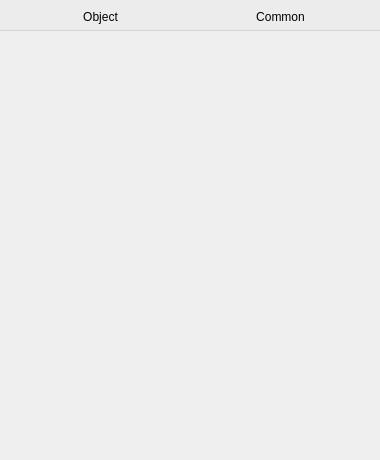
<?xml version="1.0" encoding="UTF-8"?>
<ui version="4.0">
 <class>CQDlgObjectDialogContainer</class>
 <widget class="QDialog" name="CQDlgObjectDialogContainer">
  <property name="geometry">
   <rect>
    <x>0</x>
    <y>0</y>
    <width>380</width>
    <height>460</height>
   </rect>
  </property>
  <property name="windowTitle">
   <string>Scene Object Properties</string>
  </property>
  <property name="windowOpacity">
   <double>1.000000000000000</double>
  </property>
  <property name="locale">
   <locale language="English" country="UnitedStates"/>
  </property>
  <widget class="QPushButton" name="qqObjectProp">
   <property name="geometry">
    <rect>
     <x>10</x>
     <y>5</y>
     <width>181</width>
     <height>23</height>
    </rect>
   </property>
   <property name="palette">
    <palette>
     <active>
      <colorrole role="WindowText">
       <brush brushstyle="SolidPattern">
        <color alpha="255">
         <red>0</red>
         <green>0</green>
         <blue>0</blue>
        </color>
       </brush>
      </colorrole>
      <colorrole role="Button">
       <brush brushstyle="SolidPattern">
        <color alpha="255">
         <red>255</red>
         <green>255</green>
         <blue>255</blue>
        </color>
       </brush>
      </colorrole>
      <colorrole role="Light">
       <brush brushstyle="SolidPattern">
        <color alpha="255">
         <red>255</red>
         <green>255</green>
         <blue>255</blue>
        </color>
       </brush>
      </colorrole>
      <colorrole role="Midlight">
       <brush brushstyle="SolidPattern">
        <color alpha="255">
         <red>255</red>
         <green>255</green>
         <blue>255</blue>
        </color>
       </brush>
      </colorrole>
      <colorrole role="Dark">
       <brush brushstyle="SolidPattern">
        <color alpha="255">
         <red>127</red>
         <green>127</green>
         <blue>127</blue>
        </color>
       </brush>
      </colorrole>
      <colorrole role="Mid">
       <brush brushstyle="SolidPattern">
        <color alpha="255">
         <red>170</red>
         <green>170</green>
         <blue>170</blue>
        </color>
       </brush>
      </colorrole>
      <colorrole role="Text">
       <brush brushstyle="SolidPattern">
        <color alpha="255">
         <red>0</red>
         <green>0</green>
         <blue>0</blue>
        </color>
       </brush>
      </colorrole>
      <colorrole role="BrightText">
       <brush brushstyle="SolidPattern">
        <color alpha="255">
         <red>255</red>
         <green>255</green>
         <blue>255</blue>
        </color>
       </brush>
      </colorrole>
      <colorrole role="ButtonText">
       <brush brushstyle="SolidPattern">
        <color alpha="255">
         <red>0</red>
         <green>0</green>
         <blue>0</blue>
        </color>
       </brush>
      </colorrole>
      <colorrole role="Base">
       <brush brushstyle="SolidPattern">
        <color alpha="255">
         <red>255</red>
         <green>255</green>
         <blue>255</blue>
        </color>
       </brush>
      </colorrole>
      <colorrole role="Window">
       <brush brushstyle="SolidPattern">
        <color alpha="255">
         <red>255</red>
         <green>255</green>
         <blue>255</blue>
        </color>
       </brush>
      </colorrole>
      <colorrole role="Shadow">
       <brush brushstyle="SolidPattern">
        <color alpha="255">
         <red>0</red>
         <green>0</green>
         <blue>0</blue>
        </color>
       </brush>
      </colorrole>
      <colorrole role="AlternateBase">
       <brush brushstyle="SolidPattern">
        <color alpha="255">
         <red>255</red>
         <green>255</green>
         <blue>255</blue>
        </color>
       </brush>
      </colorrole>
      <colorrole role="ToolTipBase">
       <brush brushstyle="SolidPattern">
        <color alpha="255">
         <red>255</red>
         <green>255</green>
         <blue>220</blue>
        </color>
       </brush>
      </colorrole>
      <colorrole role="ToolTipText">
       <brush brushstyle="SolidPattern">
        <color alpha="255">
         <red>0</red>
         <green>0</green>
         <blue>0</blue>
        </color>
       </brush>
      </colorrole>
     </active>
     <inactive>
      <colorrole role="WindowText">
       <brush brushstyle="SolidPattern">
        <color alpha="255">
         <red>0</red>
         <green>0</green>
         <blue>0</blue>
        </color>
       </brush>
      </colorrole>
      <colorrole role="Button">
       <brush brushstyle="SolidPattern">
        <color alpha="255">
         <red>255</red>
         <green>255</green>
         <blue>255</blue>
        </color>
       </brush>
      </colorrole>
      <colorrole role="Light">
       <brush brushstyle="SolidPattern">
        <color alpha="255">
         <red>255</red>
         <green>255</green>
         <blue>255</blue>
        </color>
       </brush>
      </colorrole>
      <colorrole role="Midlight">
       <brush brushstyle="SolidPattern">
        <color alpha="255">
         <red>255</red>
         <green>255</green>
         <blue>255</blue>
        </color>
       </brush>
      </colorrole>
      <colorrole role="Dark">
       <brush brushstyle="SolidPattern">
        <color alpha="255">
         <red>127</red>
         <green>127</green>
         <blue>127</blue>
        </color>
       </brush>
      </colorrole>
      <colorrole role="Mid">
       <brush brushstyle="SolidPattern">
        <color alpha="255">
         <red>170</red>
         <green>170</green>
         <blue>170</blue>
        </color>
       </brush>
      </colorrole>
      <colorrole role="Text">
       <brush brushstyle="SolidPattern">
        <color alpha="255">
         <red>0</red>
         <green>0</green>
         <blue>0</blue>
        </color>
       </brush>
      </colorrole>
      <colorrole role="BrightText">
       <brush brushstyle="SolidPattern">
        <color alpha="255">
         <red>255</red>
         <green>255</green>
         <blue>255</blue>
        </color>
       </brush>
      </colorrole>
      <colorrole role="ButtonText">
       <brush brushstyle="SolidPattern">
        <color alpha="255">
         <red>0</red>
         <green>0</green>
         <blue>0</blue>
        </color>
       </brush>
      </colorrole>
      <colorrole role="Base">
       <brush brushstyle="SolidPattern">
        <color alpha="255">
         <red>255</red>
         <green>255</green>
         <blue>255</blue>
        </color>
       </brush>
      </colorrole>
      <colorrole role="Window">
       <brush brushstyle="SolidPattern">
        <color alpha="255">
         <red>255</red>
         <green>255</green>
         <blue>255</blue>
        </color>
       </brush>
      </colorrole>
      <colorrole role="Shadow">
       <brush brushstyle="SolidPattern">
        <color alpha="255">
         <red>0</red>
         <green>0</green>
         <blue>0</blue>
        </color>
       </brush>
      </colorrole>
      <colorrole role="AlternateBase">
       <brush brushstyle="SolidPattern">
        <color alpha="255">
         <red>255</red>
         <green>255</green>
         <blue>255</blue>
        </color>
       </brush>
      </colorrole>
      <colorrole role="ToolTipBase">
       <brush brushstyle="SolidPattern">
        <color alpha="255">
         <red>255</red>
         <green>255</green>
         <blue>220</blue>
        </color>
       </brush>
      </colorrole>
      <colorrole role="ToolTipText">
       <brush brushstyle="SolidPattern">
        <color alpha="255">
         <red>0</red>
         <green>0</green>
         <blue>0</blue>
        </color>
       </brush>
      </colorrole>
     </inactive>
     <disabled>
      <colorrole role="WindowText">
       <brush brushstyle="SolidPattern">
        <color alpha="255">
         <red>127</red>
         <green>127</green>
         <blue>127</blue>
        </color>
       </brush>
      </colorrole>
      <colorrole role="Button">
       <brush brushstyle="SolidPattern">
        <color alpha="255">
         <red>255</red>
         <green>255</green>
         <blue>255</blue>
        </color>
       </brush>
      </colorrole>
      <colorrole role="Light">
       <brush brushstyle="SolidPattern">
        <color alpha="255">
         <red>255</red>
         <green>255</green>
         <blue>255</blue>
        </color>
       </brush>
      </colorrole>
      <colorrole role="Midlight">
       <brush brushstyle="SolidPattern">
        <color alpha="255">
         <red>255</red>
         <green>255</green>
         <blue>255</blue>
        </color>
       </brush>
      </colorrole>
      <colorrole role="Dark">
       <brush brushstyle="SolidPattern">
        <color alpha="255">
         <red>127</red>
         <green>127</green>
         <blue>127</blue>
        </color>
       </brush>
      </colorrole>
      <colorrole role="Mid">
       <brush brushstyle="SolidPattern">
        <color alpha="255">
         <red>170</red>
         <green>170</green>
         <blue>170</blue>
        </color>
       </brush>
      </colorrole>
      <colorrole role="Text">
       <brush brushstyle="SolidPattern">
        <color alpha="255">
         <red>127</red>
         <green>127</green>
         <blue>127</blue>
        </color>
       </brush>
      </colorrole>
      <colorrole role="BrightText">
       <brush brushstyle="SolidPattern">
        <color alpha="255">
         <red>255</red>
         <green>255</green>
         <blue>255</blue>
        </color>
       </brush>
      </colorrole>
      <colorrole role="ButtonText">
       <brush brushstyle="SolidPattern">
        <color alpha="255">
         <red>127</red>
         <green>127</green>
         <blue>127</blue>
        </color>
       </brush>
      </colorrole>
      <colorrole role="Base">
       <brush brushstyle="SolidPattern">
        <color alpha="255">
         <red>255</red>
         <green>255</green>
         <blue>255</blue>
        </color>
       </brush>
      </colorrole>
      <colorrole role="Window">
       <brush brushstyle="SolidPattern">
        <color alpha="255">
         <red>255</red>
         <green>255</green>
         <blue>255</blue>
        </color>
       </brush>
      </colorrole>
      <colorrole role="Shadow">
       <brush brushstyle="SolidPattern">
        <color alpha="255">
         <red>0</red>
         <green>0</green>
         <blue>0</blue>
        </color>
       </brush>
      </colorrole>
      <colorrole role="AlternateBase">
       <brush brushstyle="SolidPattern">
        <color alpha="255">
         <red>255</red>
         <green>255</green>
         <blue>255</blue>
        </color>
       </brush>
      </colorrole>
      <colorrole role="ToolTipBase">
       <brush brushstyle="SolidPattern">
        <color alpha="255">
         <red>255</red>
         <green>255</green>
         <blue>220</blue>
        </color>
       </brush>
      </colorrole>
      <colorrole role="ToolTipText">
       <brush brushstyle="SolidPattern">
        <color alpha="255">
         <red>0</red>
         <green>0</green>
         <blue>0</blue>
        </color>
       </brush>
      </colorrole>
     </disabled>
    </palette>
   </property>
   <property name="mouseTracking">
    <bool>false</bool>
   </property>
   <property name="text">
    <string>Object</string>
   </property>
   <property name="checkable">
    <bool>true</bool>
   </property>
   <property name="autoDefault">
    <bool>false</bool>
   </property>
   <property name="flat">
    <bool>true</bool>
   </property>
  </widget>
  <widget class="QPushButton" name="qqCommonProp">
   <property name="geometry">
    <rect>
     <x>190</x>
     <y>5</y>
     <width>181</width>
     <height>23</height>
    </rect>
   </property>
   <property name="palette">
    <palette>
     <active>
      <colorrole role="WindowText">
       <brush brushstyle="SolidPattern">
        <color alpha="255">
         <red>0</red>
         <green>0</green>
         <blue>0</blue>
        </color>
       </brush>
      </colorrole>
      <colorrole role="Button">
       <brush brushstyle="SolidPattern">
        <color alpha="255">
         <red>255</red>
         <green>255</green>
         <blue>255</blue>
        </color>
       </brush>
      </colorrole>
      <colorrole role="Light">
       <brush brushstyle="SolidPattern">
        <color alpha="255">
         <red>255</red>
         <green>255</green>
         <blue>255</blue>
        </color>
       </brush>
      </colorrole>
      <colorrole role="Midlight">
       <brush brushstyle="SolidPattern">
        <color alpha="255">
         <red>255</red>
         <green>255</green>
         <blue>255</blue>
        </color>
       </brush>
      </colorrole>
      <colorrole role="Dark">
       <brush brushstyle="SolidPattern">
        <color alpha="255">
         <red>127</red>
         <green>127</green>
         <blue>127</blue>
        </color>
       </brush>
      </colorrole>
      <colorrole role="Mid">
       <brush brushstyle="SolidPattern">
        <color alpha="255">
         <red>170</red>
         <green>170</green>
         <blue>170</blue>
        </color>
       </brush>
      </colorrole>
      <colorrole role="Text">
       <brush brushstyle="SolidPattern">
        <color alpha="255">
         <red>0</red>
         <green>0</green>
         <blue>0</blue>
        </color>
       </brush>
      </colorrole>
      <colorrole role="BrightText">
       <brush brushstyle="SolidPattern">
        <color alpha="255">
         <red>255</red>
         <green>255</green>
         <blue>255</blue>
        </color>
       </brush>
      </colorrole>
      <colorrole role="ButtonText">
       <brush brushstyle="SolidPattern">
        <color alpha="255">
         <red>0</red>
         <green>0</green>
         <blue>0</blue>
        </color>
       </brush>
      </colorrole>
      <colorrole role="Base">
       <brush brushstyle="SolidPattern">
        <color alpha="255">
         <red>255</red>
         <green>255</green>
         <blue>255</blue>
        </color>
       </brush>
      </colorrole>
      <colorrole role="Window">
       <brush brushstyle="SolidPattern">
        <color alpha="255">
         <red>255</red>
         <green>255</green>
         <blue>255</blue>
        </color>
       </brush>
      </colorrole>
      <colorrole role="Shadow">
       <brush brushstyle="SolidPattern">
        <color alpha="255">
         <red>0</red>
         <green>0</green>
         <blue>0</blue>
        </color>
       </brush>
      </colorrole>
      <colorrole role="AlternateBase">
       <brush brushstyle="SolidPattern">
        <color alpha="255">
         <red>255</red>
         <green>255</green>
         <blue>255</blue>
        </color>
       </brush>
      </colorrole>
      <colorrole role="ToolTipBase">
       <brush brushstyle="SolidPattern">
        <color alpha="255">
         <red>255</red>
         <green>255</green>
         <blue>220</blue>
        </color>
       </brush>
      </colorrole>
      <colorrole role="ToolTipText">
       <brush brushstyle="SolidPattern">
        <color alpha="255">
         <red>0</red>
         <green>0</green>
         <blue>0</blue>
        </color>
       </brush>
      </colorrole>
     </active>
     <inactive>
      <colorrole role="WindowText">
       <brush brushstyle="SolidPattern">
        <color alpha="255">
         <red>0</red>
         <green>0</green>
         <blue>0</blue>
        </color>
       </brush>
      </colorrole>
      <colorrole role="Button">
       <brush brushstyle="SolidPattern">
        <color alpha="255">
         <red>255</red>
         <green>255</green>
         <blue>255</blue>
        </color>
       </brush>
      </colorrole>
      <colorrole role="Light">
       <brush brushstyle="SolidPattern">
        <color alpha="255">
         <red>255</red>
         <green>255</green>
         <blue>255</blue>
        </color>
       </brush>
      </colorrole>
      <colorrole role="Midlight">
       <brush brushstyle="SolidPattern">
        <color alpha="255">
         <red>255</red>
         <green>255</green>
         <blue>255</blue>
        </color>
       </brush>
      </colorrole>
      <colorrole role="Dark">
       <brush brushstyle="SolidPattern">
        <color alpha="255">
         <red>127</red>
         <green>127</green>
         <blue>127</blue>
        </color>
       </brush>
      </colorrole>
      <colorrole role="Mid">
       <brush brushstyle="SolidPattern">
        <color alpha="255">
         <red>170</red>
         <green>170</green>
         <blue>170</blue>
        </color>
       </brush>
      </colorrole>
      <colorrole role="Text">
       <brush brushstyle="SolidPattern">
        <color alpha="255">
         <red>0</red>
         <green>0</green>
         <blue>0</blue>
        </color>
       </brush>
      </colorrole>
      <colorrole role="BrightText">
       <brush brushstyle="SolidPattern">
        <color alpha="255">
         <red>255</red>
         <green>255</green>
         <blue>255</blue>
        </color>
       </brush>
      </colorrole>
      <colorrole role="ButtonText">
       <brush brushstyle="SolidPattern">
        <color alpha="255">
         <red>0</red>
         <green>0</green>
         <blue>0</blue>
        </color>
       </brush>
      </colorrole>
      <colorrole role="Base">
       <brush brushstyle="SolidPattern">
        <color alpha="255">
         <red>255</red>
         <green>255</green>
         <blue>255</blue>
        </color>
       </brush>
      </colorrole>
      <colorrole role="Window">
       <brush brushstyle="SolidPattern">
        <color alpha="255">
         <red>255</red>
         <green>255</green>
         <blue>255</blue>
        </color>
       </brush>
      </colorrole>
      <colorrole role="Shadow">
       <brush brushstyle="SolidPattern">
        <color alpha="255">
         <red>0</red>
         <green>0</green>
         <blue>0</blue>
        </color>
       </brush>
      </colorrole>
      <colorrole role="AlternateBase">
       <brush brushstyle="SolidPattern">
        <color alpha="255">
         <red>255</red>
         <green>255</green>
         <blue>255</blue>
        </color>
       </brush>
      </colorrole>
      <colorrole role="ToolTipBase">
       <brush brushstyle="SolidPattern">
        <color alpha="255">
         <red>255</red>
         <green>255</green>
         <blue>220</blue>
        </color>
       </brush>
      </colorrole>
      <colorrole role="ToolTipText">
       <brush brushstyle="SolidPattern">
        <color alpha="255">
         <red>0</red>
         <green>0</green>
         <blue>0</blue>
        </color>
       </brush>
      </colorrole>
     </inactive>
     <disabled>
      <colorrole role="WindowText">
       <brush brushstyle="SolidPattern">
        <color alpha="255">
         <red>127</red>
         <green>127</green>
         <blue>127</blue>
        </color>
       </brush>
      </colorrole>
      <colorrole role="Button">
       <brush brushstyle="SolidPattern">
        <color alpha="255">
         <red>255</red>
         <green>255</green>
         <blue>255</blue>
        </color>
       </brush>
      </colorrole>
      <colorrole role="Light">
       <brush brushstyle="SolidPattern">
        <color alpha="255">
         <red>255</red>
         <green>255</green>
         <blue>255</blue>
        </color>
       </brush>
      </colorrole>
      <colorrole role="Midlight">
       <brush brushstyle="SolidPattern">
        <color alpha="255">
         <red>255</red>
         <green>255</green>
         <blue>255</blue>
        </color>
       </brush>
      </colorrole>
      <colorrole role="Dark">
       <brush brushstyle="SolidPattern">
        <color alpha="255">
         <red>127</red>
         <green>127</green>
         <blue>127</blue>
        </color>
       </brush>
      </colorrole>
      <colorrole role="Mid">
       <brush brushstyle="SolidPattern">
        <color alpha="255">
         <red>170</red>
         <green>170</green>
         <blue>170</blue>
        </color>
       </brush>
      </colorrole>
      <colorrole role="Text">
       <brush brushstyle="SolidPattern">
        <color alpha="255">
         <red>127</red>
         <green>127</green>
         <blue>127</blue>
        </color>
       </brush>
      </colorrole>
      <colorrole role="BrightText">
       <brush brushstyle="SolidPattern">
        <color alpha="255">
         <red>255</red>
         <green>255</green>
         <blue>255</blue>
        </color>
       </brush>
      </colorrole>
      <colorrole role="ButtonText">
       <brush brushstyle="SolidPattern">
        <color alpha="255">
         <red>127</red>
         <green>127</green>
         <blue>127</blue>
        </color>
       </brush>
      </colorrole>
      <colorrole role="Base">
       <brush brushstyle="SolidPattern">
        <color alpha="255">
         <red>255</red>
         <green>255</green>
         <blue>255</blue>
        </color>
       </brush>
      </colorrole>
      <colorrole role="Window">
       <brush brushstyle="SolidPattern">
        <color alpha="255">
         <red>255</red>
         <green>255</green>
         <blue>255</blue>
        </color>
       </brush>
      </colorrole>
      <colorrole role="Shadow">
       <brush brushstyle="SolidPattern">
        <color alpha="255">
         <red>0</red>
         <green>0</green>
         <blue>0</blue>
        </color>
       </brush>
      </colorrole>
      <colorrole role="AlternateBase">
       <brush brushstyle="SolidPattern">
        <color alpha="255">
         <red>255</red>
         <green>255</green>
         <blue>255</blue>
        </color>
       </brush>
      </colorrole>
      <colorrole role="ToolTipBase">
       <brush brushstyle="SolidPattern">
        <color alpha="255">
         <red>255</red>
         <green>255</green>
         <blue>220</blue>
        </color>
       </brush>
      </colorrole>
      <colorrole role="ToolTipText">
       <brush brushstyle="SolidPattern">
        <color alpha="255">
         <red>0</red>
         <green>0</green>
         <blue>0</blue>
        </color>
       </brush>
      </colorrole>
     </disabled>
    </palette>
   </property>
   <property name="mouseTracking">
    <bool>false</bool>
   </property>
   <property name="text">
    <string>Common</string>
   </property>
   <property name="checkable">
    <bool>true</bool>
   </property>
   <property name="autoDefault">
    <bool>false</bool>
   </property>
   <property name="flat">
    <bool>true</bool>
   </property>
  </widget>
  <widget class="QGroupBox" name="groupBox">
   <property name="geometry">
    <rect>
     <x>-10</x>
     <y>-50</y>
     <width>401</width>
     <height>81</height>
    </rect>
   </property>
   <property name="autoFillBackground">
    <bool>false</bool>
   </property>
   <property name="title">
    <string>GroupBox</string>
   </property>
   <property name="flat">
    <bool>false</bool>
   </property>
  </widget>
  <zorder>groupBox</zorder>
  <zorder>qqObjectProp</zorder>
  <zorder>qqCommonProp</zorder>
 </widget>
 <tabstops>
  <tabstop>qqObjectProp</tabstop>
  <tabstop>qqCommonProp</tabstop>
 </tabstops>
 <resources/>
 <connections/>
</ui>
